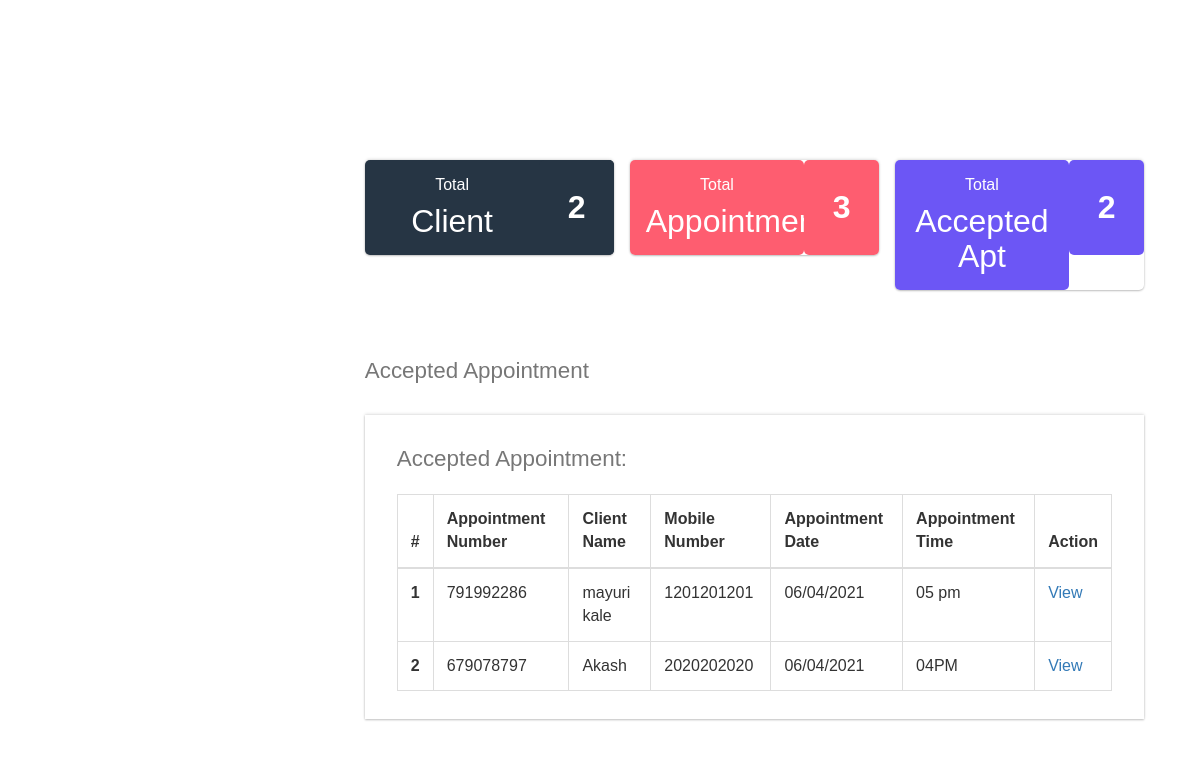
Screenshot of /dashboard.php (signed in) with the database file from the repository.
### tables this page shows
CREATE TABLE `tblappointment` (
  `ID` int(10) NOT NULL,
  `AptNumber` varchar(80) DEFAULT NULL,
  `Name` varchar(120) DEFAULT NULL,
  `Email` varchar(120) DEFAULT NULL,
  `PhoneNumber` bigint(11) DEFAULT NULL,
  `AptDate` varchar(120) DEFAULT NULL,
  `AptTime` varchar(120) DEFAULT NULL,
  `Services` varchar(120) DEFAULT NULL,
  `ApplyDate` timestamp NULL DEFAULT current_timestamp(),
  `Remark` varchar(250) NOT NULL,
  `Status` varchar(50) NOT NULL,
  `RemarkDate` timestamp NOT NULL DEFAULT '0000-00-00 00:00:00' ON UPDATE current_timestamp()
);

### dashboard.php (the view, shortened to what this page needs)
<!DOCTYPE HTML>
<html>
<head>
<link href="css/bootstrap.css" rel='stylesheet' type='text/css' />
<link href="css/style.css" rel='stylesheet' type='text/css' />
<link href="css/font-awesome.css" rel="stylesheet">
<link href="css/animate.css" rel="stylesheet" type="text/css" media="all">
<link rel="stylesheet" href="css/clndr.css" type="text/css" />
<link href="css/custom.css" rel="stylesheet">
</head>
<body class="cbp-spmenu-push">
<div class="main-content">
		<div id="page-wrapper" class="row calender ">
			<div class="main-page">
				<div class="row calender">
					<div class="row-one">
					<div class="col-md-4 widget" style=" background-color: #263544;">
						<?php $query1=mysqli_query($con,"Select * from tblcustomers");
$totalcust=mysqli_num_rows($query1);
?>
						<div class="stats-left ">
							<h5>Total</h5>
							<h4>Client</h4>
						</div>
						<div class="stats-right">
							<label> <?php echo $totalcust;?></label>
						</div>
						<div class="clearfix"> </div>
					</div>
					<div class="col-md-4 widget states-mdl">
						<?php $query2=mysqli_query($con,"Select * from tblappointment");
$totalappointment=mysqli_num_rows($query2);
?>
						<div class="stats-left">
							<h5>Total</h5>
							<h4>Appointment</h4>
						</div>
						<div class="stats-right">
							<label> <?php echo $totalappointment;?></label>
						</div>
					</div>
					<div class="col-md-4 widget states-last">
						<?php $query3=mysqli_query($con,"Select * from tblappointment where Status='1'");
$totalaccapt=mysqli_num_rows($query3);
?>
						<div class="stats-left">
							<h5>Total</h5>
							<h4>Accepted Apt</h4>
						</div>
						<div class="stats-right">
							<label><?php echo $totalaccapt;?></label>
						</div>
					</div>
				</div>
			<div class="main-page">
				<div class="tables">
					<br><br>
					<br>
				<h4 class="title1">Accepted Appointment</h4>
					<div class="table-responsive bs-example widget-shadow">
						<h4>Accepted Appointment:</h4>
						<table class="table table-bordered"> <thead> <tr> <th>#</th> <th> Appointment Number</th> <th>Client Name</th><th>Mobile Number</th> <th>Appointment Date</th><th>Appointment Time</th><th>Action</th> </tr> </thead> <tbody>
<?php
$ret=mysqli_query($con,"select *from  tblappointment where Status='1'");
$cnt=1;
while ($row=mysqli_fetch_array($ret)) {
?>
						 <tr> <th scope="row"><?php echo $cnt;?></th> <td><?php  echo $row['AptNumber'];?></td> <td><?php  echo $row['Name'];?></td><td><?php  echo $row['PhoneNumber'];?></td><td><?php  echo $row['AptDate'];?></td> <td><?php  echo $row['AptTime'];?></td> <td><a href="view-appointment.php?viewid=<?php echo $row['ID'];?>">View</a></td> </tr>   <?php
$cnt=$cnt+1;
}?></tbody> </table>
					</div>
				</div>
			</div>
		</div>
					</div>
				</div>
			</div>
</body>
</html>

### style.css (style rules this page uses)
h4, h5, h6, h1, h2, h3 { margin: 0; }
html, body { font-family: "Quicksand",sans-serif; font-size: 100%; overflow-x: hidden; background: #fff; }
body a { transition: 0.5s all ease; -webkit-transition: 0.5s all ease; -moz-transition: 0.5s all ease; -o-transition: 0.5s all ease; -ms-transition: 0.5s all ease; text-decoration:none; }
h1,h2,h3,h4,h5,h6 { margin:0; }
ul,label { margin:0; padding:0; }
.main-content { position: relative; }
.cbp-spmenu-push { overflow-x: hidden; position: relative; }
.cbp-spmenu, .cbp-spmenu-push { -webkit-transition: all 0.3s ease; -moz-transition: all 0.3s ease; transition: all 0.3s ease; }
.cbp-spmenu-push div#page-wrapper { margin: 0 0 0 19.3em; transition:.5s all; -webkit-transition:.5s all; -moz-transition:.5s all; }
.widget { width: 32%; border-radius: 5px; padding: 0px; box-shadow: 0 -1px 3px rgba(0,0,0,.12),0 1px 2px rgba(0,0,0,.24); }
.widget.states-mdl { margin: 0 2%; }
.stats-left { float: left; width: 70%; border-radius: 5px; text-align: center; padding: 1em; }
.states-mdl .stats-left { background-color: #fe5d70; }
.states-mdl .stats-right { background-color: #fe5d70; }
.states-last .stats-left { background-color: #6c56f5; }
.states-last .stats-right { background-color: #6c56f5; }
.stats-right { float: right; border-radius: 5px; width: 30%; text-align: center; padding: 1.54em 1em; background-color: #263544; }
.stats-left h5 { color: #fff; font-size: 1em; }
.stats-left h4 { font-size: 2em; color: #fff; margin-top: 10px; }
.stats-right label { font-size: 2em; color: #fff; }
.charts,.row { margin: 2em 0 0; }
.widget-shadow { background-color: #fff; box-shadow: 0 -1px 3px rgba(0,0,0,.12),0 1px 2px rgba(0,0,0,.24); -webkit-box-shadow: 0 -1px 3px rgba(0,0,0,.12),0 1px 2px rgba(0,0,0,.24); -moz-box-shadow: 0 -1px 3px rgba(0,0,0,.12),0 1px 2px rgba(0,0,0,.24); }
.calender { padding: 1em 1.5em 1.5em; }
.table > thead > tr > th, .table > tbody > tr > th, .table > tfoot > tr > th, .table > thead > tr > td, .table > tbody > tr > td, .table > tfoot > tr > td { border-top: none; }
.tables h4 { font-size: 1.4em; margin-bottom: 1em; color: #777777; }
.tables .panel-body ,.tables .bs-example { padding: 2em 2em 0.5em; }
.tables .table > thead > tr > th, .tables .table > tbody > tr > th, .tables .table > tfoot > tr > th, .tables .table > thead > tr > td, .tables .table > tbody > tr > td, .tables .table > tfoot > tr > td { padding: 13px; border-top: 1px solid #E0E0E0; }
.bs-example { margin-top: 2em; }

### custom.css (style rules this page uses)
#page-wrapper { padding:7em 2em 2.5em; }

### rows the page displays
tblappointment: AptNumber "791992286", Name "mayuri kale", PhoneNumber "1201201201", AptDate "06/04/2021", AptTime "05 pm"
tblappointment: AptNumber "679078797", Name "Akash", PhoneNumber "2020202020", AptDate "06/04/2021", AptTime "04PM"

### other values shown
$totalcust "2"
$totalappointment "3"
$totalaccapt "2"
